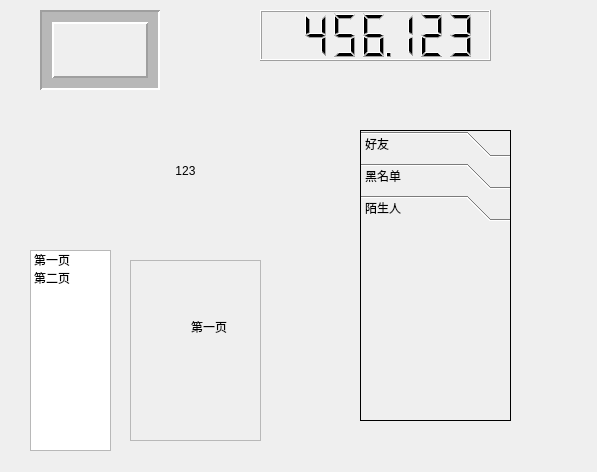
<?xml version="1.0" encoding="UTF-8"?>
<ui version="4.0">
 <class>MyWidget</class>
 <widget class="QWidget" name="MyWidget">
  <property name="geometry">
   <rect>
    <x>0</x>
    <y>0</y>
    <width>597</width>
    <height>472</height>
   </rect>
  </property>
  <property name="windowTitle">
   <string>MyWidget</string>
  </property>
  <widget class="QStackedWidget" name="stackedWidget">
   <property name="geometry">
    <rect>
     <x>130</x>
     <y>260</y>
     <width>131</width>
     <height>181</height>
    </rect>
   </property>
   <property name="frameShape">
    <enum>QFrame::StyledPanel</enum>
   </property>
   <property name="frameShadow">
    <enum>QFrame::Plain</enum>
   </property>
   <property name="currentIndex">
    <number>0</number>
   </property>
   <widget class="QWidget" name="page">
    <widget class="QLabel" name="label_2">
     <property name="geometry">
      <rect>
       <x>60</x>
       <y>60</y>
       <width>54</width>
       <height>12</height>
      </rect>
     </property>
     <property name="text">
      <string>第一页</string>
     </property>
    </widget>
   </widget>
   <widget class="QWidget" name="page_2">
    <widget class="QLabel" name="label_3">
     <property name="geometry">
      <rect>
       <x>50</x>
       <y>80</y>
       <width>81</width>
       <height>16</height>
      </rect>
     </property>
     <property name="text">
      <string>第二页</string>
     </property>
    </widget>
   </widget>
  </widget>
  <widget class="QLabel" name="label">
   <property name="geometry">
    <rect>
     <x>40</x>
     <y>100</y>
     <width>291</width>
     <height>141</height>
    </rect>
   </property>
   <property name="text">
    <string>123</string>
   </property>
   <property name="scaledContents">
    <bool>false</bool>
   </property>
   <property name="alignment">
    <set>Qt::AlignCenter</set>
   </property>
   <property name="wordWrap">
    <bool>false</bool>
   </property>
   <property name="textInteractionFlags">
    <set>Qt::LinksAccessibleByMouse</set>
   </property>
  </widget>
  <widget class="QLCDNumber" name="lcdNumber">
   <property name="geometry">
    <rect>
     <x>260</x>
     <y>10</y>
     <width>231</width>
     <height>51</height>
    </rect>
   </property>
   <property name="smallDecimalPoint">
    <bool>true</bool>
   </property>
   <property name="digitCount">
    <number>7</number>
   </property>
   <property name="value" stdset="0">
    <double>456.122999999999990</double>
   </property>
  </widget>
  <widget class="QToolBox" name="toolBox">
   <property name="geometry">
    <rect>
     <x>360</x>
     <y>130</y>
     <width>151</width>
     <height>291</height>
    </rect>
   </property>
   <property name="frameShape">
    <enum>QFrame::Box</enum>
   </property>
   <property name="currentIndex">
    <number>2</number>
   </property>
   <widget class="QWidget" name="page_3">
    <property name="geometry">
     <rect>
      <x>0</x>
      <y>0</y>
      <width>149</width>
      <height>187</height>
     </rect>
    </property>
    <attribute name="label">
     <string>好友</string>
    </attribute>
   </widget>
   <widget class="QWidget" name="page_4">
    <property name="geometry">
     <rect>
      <x>0</x>
      <y>0</y>
      <width>149</width>
      <height>187</height>
     </rect>
    </property>
    <attribute name="label">
     <string>黑名单</string>
    </attribute>
   </widget>
   <widget class="QWidget" name="page_5">
    <property name="geometry">
     <rect>
      <x>0</x>
      <y>0</y>
      <width>149</width>
      <height>187</height>
     </rect>
    </property>
    <attribute name="label">
     <string>陌生人</string>
    </attribute>
   </widget>
  </widget>
  <widget class="QFrame" name="frame">
   <property name="geometry">
    <rect>
     <x>40</x>
     <y>10</y>
     <width>120</width>
     <height>80</height>
    </rect>
   </property>
   <property name="frameShape">
    <enum>QFrame::Box</enum>
   </property>
   <property name="frameShadow">
    <enum>QFrame::Sunken</enum>
   </property>
   <property name="lineWidth">
    <number>2</number>
   </property>
   <property name="midLineWidth">
    <number>10</number>
   </property>
  </widget>
  <widget class="QListWidget" name="listWidget">
   <property name="geometry">
    <rect>
     <x>30</x>
     <y>250</y>
     <width>81</width>
     <height>201</height>
    </rect>
   </property>
   <item>
    <property name="text">
     <string>第一页</string>
    </property>
   </item>
   <item>
    <property name="text">
     <string>第二页</string>
    </property>
   </item>
  </widget>
 </widget>
 <layoutdefault spacing="6" margin="11"/>
 <resources/>
 <connections>
  <connection>
   <sender>listWidget</sender>
   <signal>currentRowChanged(int)</signal>
   <receiver>stackedWidget</receiver>
   <slot>setCurrentIndex(int)</slot>
   <hints>
    <hint type="sourcelabel">
     <x>72</x>
     <y>319</y>
    </hint>
    <hint type="destinationlabel">
     <x>154</x>
     <y>323</y>
    </hint>
   </hints>
  </connection>
 </connections>
</ui>
